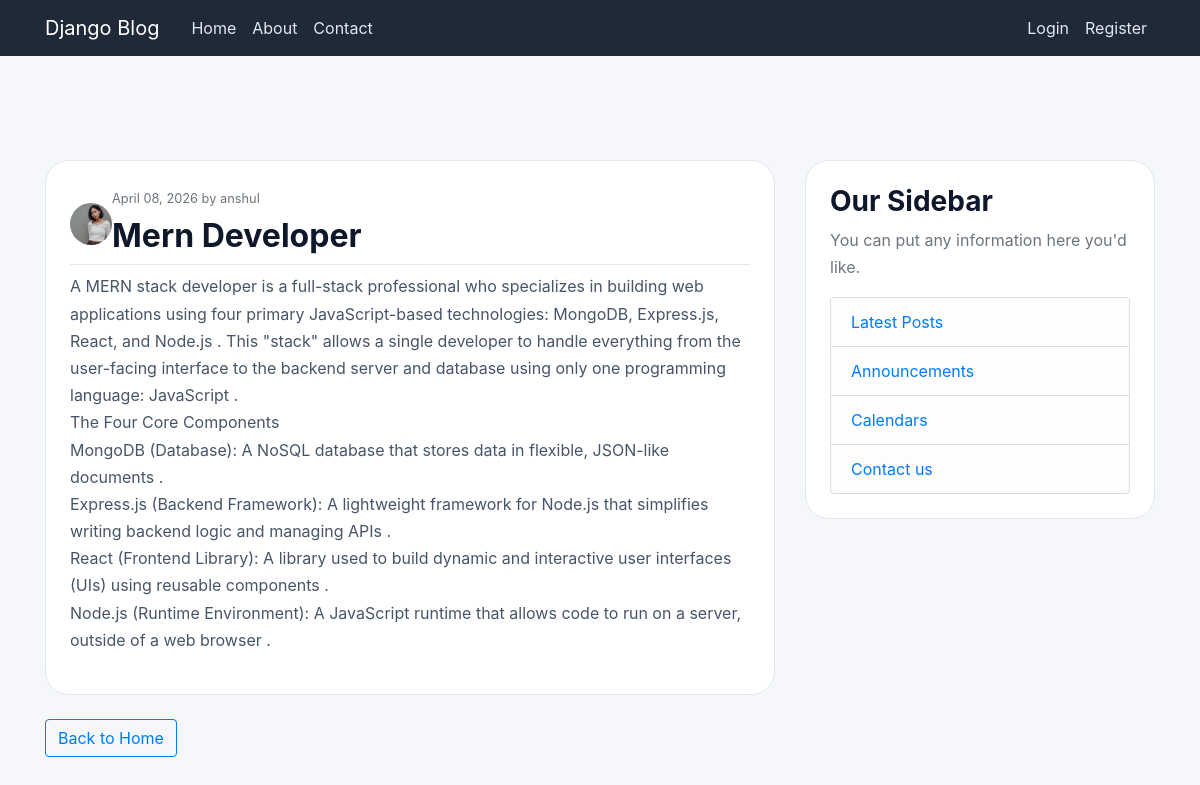
The app's page /post/2/ with its own data.
### blog/models.py (models this page shows, shortened)
class Posts(models.Model):
    title = models.CharField(max_length=200)
    content = models.TextField()
    date_posted = models.DateTimeField(default=timezone.now)
    author = models.ForeignKey(User, on_delete=models.CASCADE)

### users/models.py (models this page shows, shortened)
class Profile(models.Model):
    user = models.OneToOneField(User, on_delete=models.CASCADE)
    image = models.ImageField(default='profile_pics/defaultImg.jpg', upload_to='profile_pics')
    bio = models.TextField(blank=True)

### blog/views.py (the view)
# urls.py: path('post/<int:pk>/', PostDetailView.as_view(), name='post-detail'),
class PostDetailView(DetailView):
    model = Posts
    template_name = 'blog/post_detail.html'

### blog/templates/blog/post_detail.html (shortened to what this page needs)
{% extends 'blog/base.html' %}
{% block content %}
  <article class="media content-section mb-4">
    <div class="row">
      <div class="media-body col-md-12">
        <div class="article-metadata mb-2 d-flex align-items-center gap-2">
          <img src="{{ object.author.profile.image.url }}" class="rounded-circle" style="width:42px; height:42px; object-fit:cover;" alt="{{ object.author.username }}">
          <div>
            <small class="text-muted">{{ object.date_posted|date:"F d, Y" }} by {{ object.author.username }}</small>
            <h2 class="mt-2">{{ object.title }}</h2>
          </div>
        </div>
        <p class="article-content">{{ object.content }}</p>
      </div>
    </div>
  </article>
  <a class="btn btn-outline-primary" href="{% url 'blog-home' %}">Back to Home</a>
{% endblock %}

### blog/static/blog/main.css (style rules this page uses)
body { background: #f5f7fb; color: #1f2937; margin-top: 5rem; font-family: 'Inter', 'Segoe UI', system-ui, -apple-system, BlinkMacSystemFont, 'Segoe UI', sans-serif; }
p { color: #475569; line-height: 1.7; }
h1, h2, h3, h4, h5, h6 { color: #0f172a; font-weight: 700; }
.content-section { background: #ffffff; padding: 24px; border-radius: 24px; border: 1px solid #e2e8f0; margin-bottom: 24px; }
.article-content { white-space: pre-line; }
.article-metadata { padding-bottom: 1px; margin-bottom: 4px; border-bottom: 1px solid #e2e8f0; }

### records on screen
Posts: author.profile.image (picture), date_posted "April 08, 2026", author.username "anshul", title "Mern Developer", content "A MERN stack developer is a full-stack professional who specializes in building web applications using four primary JavaScript-based technologies: MongoDB, Express.js, React, and Node.js . This \"stack\" allows a single developer to handle everything from the user-facing interface to the backend server and database using only one programming language: JavaScript . The Four Core Components MongoDB (Database): A NoSQL database that stores data in flexible, JSON-like documents . Express.js (Backend Framework): A lightweight framework for Node.js that simplifies writing backend logic and managing APIs . React (Frontend Library): A library used to build dynamic and interactive user interfaces…"
